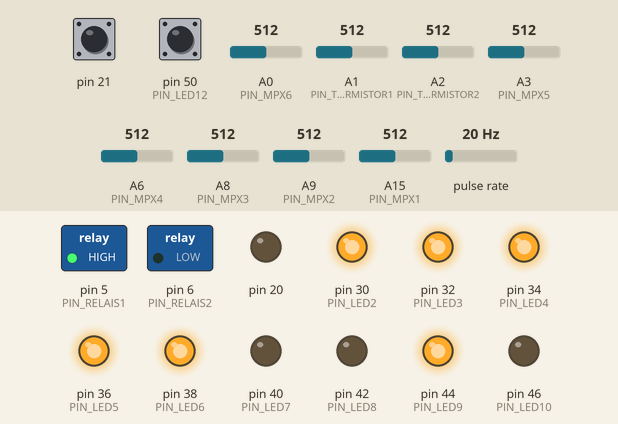
This sketch was run on a simulated Arduino Mega 2560, built with avr-gcc and run on an emulated ATmega2560. Parts: switched loads named in the sketch (green lamp = pin HIGH), output pins drawn as LEDs (lit = HIGH). Wiring (inferred from the names in the program): pulse sensor: data pin 3. The inputs (shaded band) are chosen by the test bench; at power-on: pulse rate 20 Hz, A0 (PIN_MPX6) = 512, A3 (PIN_MPX5) = 512, A1 (PIN_THERMISTOR1) = 512, pin 21 HIGH, pin 50 (PIN_LED12) HIGH, A2 (PIN_THERMISTOR2) = 512, A6 (PIN_MPX4) = 512, A8 (PIN_MPX3) = 512, A9 (PIN_MPX2) = 512, A15 (PIN_MPX1) = 512. What the sketch prints to the serial monitor is not drawn.

Above: at 4.9 s.
5.0 s: pulse rate (sensor on pin 3) set to 10 Hz
8.9 s: pulse rate (sensor on pin 3) set to 7 Hz
At 10.8 s:
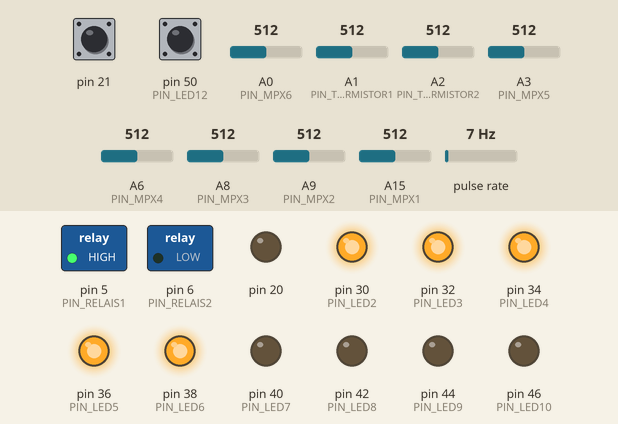
11.3 s: A0 (PIN_MPX6) set to 532
At 13.0 s:
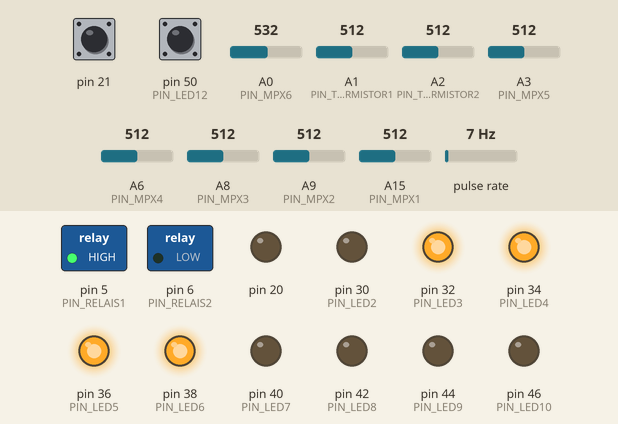
13.4 s: A3 (PIN_MPX5) set to 716
At 15.5 s:
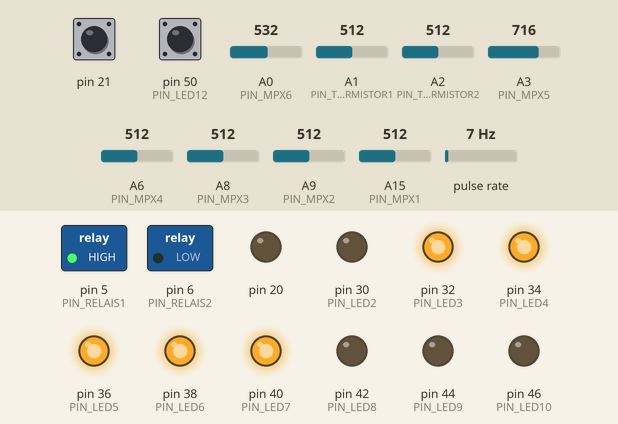
15.8 s: A1 (PIN_THERMISTOR1) set to 30
At 17.1 s:
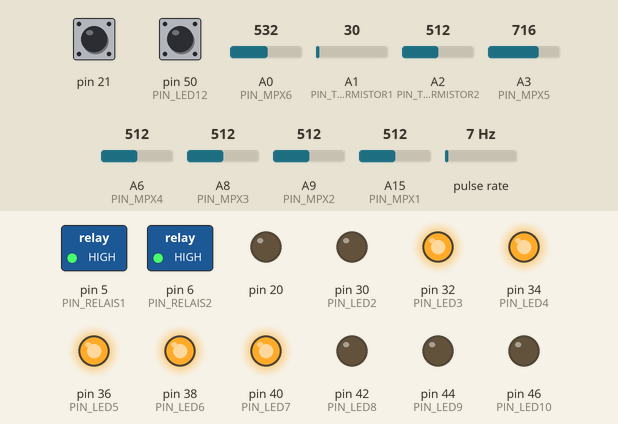
Timing chart, 0 to 18.6 s (numbered marks = the images above; inputs shaded):
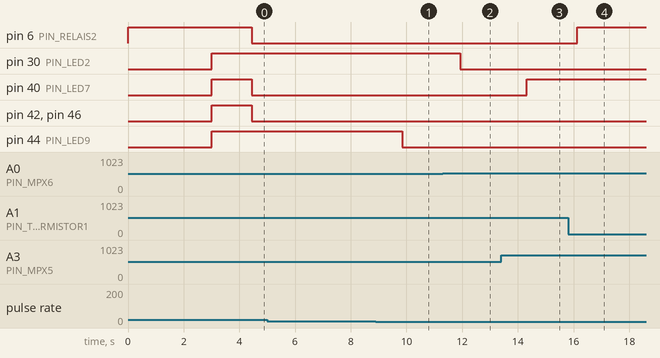

Measured:
- the behaviour switches between 9 and 8 Hz on pulse rate (sensor on pin 3) (found by bisection; images 0 and 1)
- the behaviour switches between 515 and 516 on A0 (PIN_MPX6) (found by bisection; images 1 and 2)
- after the input at 5.0 s, every drawn part: stays the same
- after the input at 8.9 s, pin 44 (PIN_LED9): HIGH → LOW after 0.95 s
- after the input at 11.3 s, pin 30 (PIN_LED2): HIGH → LOW after 0.64 s
- after the input at 13.4 s, pin 40 (PIN_LED7): LOW → HIGH after 0.93 s
- after the input at 15.8 s, pin 6 (PIN_RELAIS2): LOW → HIGH after 0.33 s

The sketch:

SensorWare.ino
```cpp
#define DEBUG

#include "Pins.h"
#include "PressureSensor.h"
#include "TempSensor.h"
#include "FlowSensor.h"
#include "BinarySensor.h"
#include <avr/wdt.h>

const float TEMP_MIN = 17;
const float TEMP_MAX = 24;

const int MAX_TIME_NONCRIT_NOTOKAY = 10; //Allows the LaserSaur to run x seconds without good noncritical/filter values

#define AMOUNT_SENSORS 10
Sensor* sensors[AMOUNT_SENSORS];

void setup() {
  digitalWrite(PIN_RELAIS1, HIGH);
  pinMode(PIN_RELAIS1, OUTPUT);
  digitalWrite(PIN_RELAIS2, HIGH);
  pinMode(PIN_RELAIS2, OUTPUT);

  Serial.begin(9600);
#ifdef DEBUG
  Serial.println("Init Sensors");
  delay(3000);
#endif
  initSensors();
}

boolean isOkay, isNoncritOkay;
int timeSinceNoncritOkay = 100;

void loop() {
  //Check if All Sensor Values are in range
  isOkay = true;
  isNoncritOkay = true;
  for (int i = 0; i <  AMOUNT_SENSORS; i++)
    if (!sensors[i]->evaluate()) {
      if(sensors[i]->isCritical()) {
        isOkay = false;
        isNoncritOkay = false;
      }else{
        isNoncritOkay = false;
      }
    }

  if(!isNoncritOkay) {
    if(++timeSinceNoncritOkay > MAX_TIME_NONCRIT_NOTOKAY)
      isOkay = false;
  } else {
    timeSinceNoncritOkay = 0;
  }


  //Set Status LED and relais'
  digitalWrite(PIN_LED1, isOkay);
  digitalWrite(PIN_RELAIS1, !isOkay);
  digitalWrite(PIN_RELAIS2, !shouldChillerRun(getSensorValue("T1"), getSensorValue("Flow")));

  //Print out values to Serial
  for (int i = 0; i < AMOUNT_SENSORS; i++)
    Serial.print(sensors[i]->printValue());
  Serial.print("  ");
  Serial.print(isOkay);
  Serial.print("\n");
  digitalWrite(PIN_LED12, !digitalRead(PIN_LED12));
  delay(100);

  wdt_reset();

}

int chillerTurnedOn = 0;
unsigned long lastTimeChillerActivated = millis();

boolean isChillerRunning = false;
boolean shouldChillerRun(float temperature, float flow) {
  if ((temperature < TEMP_MIN || flow < 0.01) && isChillerRunning) {
    Serial.print("Turning Chiller Off! Was running for ");
    Serial.print((millis() - lastTimeChillerActivated) / 1000);
    Serial.println("s");
    isChillerRunning = false;
  }
  if ((temperature > TEMP_MAX && flow > 0.01) && !isChillerRunning) {
    Serial.print("Turning Chiller On! For the ");
    Serial.print(chillerTurnedOn++);
    Serial.println(". time");
    isChillerRunning = true;
    lastTimeChillerActivated = millis();
  }
  return isChillerRunning;
}

float getSensorValue(String name) {
  for (int i = 0; i < AMOUNT_SENSORS; i++)
    if (sensors[i]->getName() == name)
      return sensors[i]->getValue();
  return 0; //TODO do better stuff
}

inline void initSensors() {
  pinMode(SDA, OUTPUT);
  digitalWrite(SDA, LOW);
  sensors[0] = new PressureSensor("G4", PIN_MPX6, 2.5476);
  sensors[0]->setLedPin(PIN_LED2);
  sensors[0]->setBounds(10, 1500, 5);
  sensors[0]->setNonCritical();

  sensors[1] = new PressureSensor("F7", PIN_MPX4, 2.5793);
  sensors[1]->setLedPin(PIN_LED3);
  sensors[1]->setBounds(-10, 3000, 10);
  sensors[1]->setNonCritical();

  sensors[2] = new PressureSensor("F9", PIN_MPX3, 2.5389);
  sensors[2]->setLedPin(PIN_LED4);
  sensors[2]->setBounds(15, 3000, 10);
  sensors[2]->setNonCritical();

  sensors[3] = new PressureSensor("H13", PIN_MPX2, 2.5538);
  sensors[3]->setLedPin(PIN_LED5);
  sensors[3]->setBounds(15, 7000, 10);
  sensors[3]->setNonCritical();

  sensors[4] = new PressureSensor("AK", PIN_MPX1, 2.5917);
  sensors[4]->setLedPin(PIN_LED6);
  sensors[4]->setBounds(15, 500, 10);
  sensors[4]->setNonCritical();

  sensors[5] = new PressureSensor("AirFlow", PIN_MPX5, 2.5587);
  sensors[5]->setLedPin(PIN_LED7);
  sensors[5]->setBounds(400, 1500, 100);
  sensors[5]->setAsFlow(3.14 * 0.075 * 0.075);
  sensors[5]->setNonCritical();

  sensors[6] = new TempSensor("T1", PIN_THERMISTOR1);
  sensors[6]->setLedPin(PIN_LED7);
  sensors[6]->setBounds(15, 30, 1);

  sensors[7] = new TempSensor("T2", PIN_THERMISTOR2);
  sensors[7]->setLedPin(PIN_LED8);
  sensors[7]->setBounds(15, 30, 1);

  sensors[8] = new FlowSensor("Flow", PIN_PULSE);
  sensors[8]->setLedPin(PIN_LED9);
  sensors[8]->setBounds(3, 10, 1);

  sensors[9] = new BinarySensor("Break", SCL);
  sensors[9]->setLedPin(PIN_LED10);
  sensors[9]->setBounds(0.5, 1.5, 0);
#ifdef DEBUG
  for (int i = 0; i < AMOUNT_SENSORS; i++)
    sensors[i]->init();
  Serial.println("");
#endif

  wdt_enable (WDTO_4S);
}
```

BinarySensor.h
```cpp
#include "Sensor.h"
#include <Arduino.h>

#ifndef BINARYSENSOR_H
#define BINARYSENSOR_H

class BinarySensor :  public Sensor {
  public:
    BinarySensor(String name, int pin) :
      Sensor(name, pin) {
    }

    void init() {
      pinMode(pin, INPUT);
      digitalWrite(pin, HIGH);
    }

    float meassure() {
      return digitalRead(pin);
    }

    String getUnit() {
      return "";
    }

    void setAsFlow(float area) {
    } //TODO rework
};

#endif
```

FlowSensor.h
```cpp
#include "Sensor.h"
#include <Arduino.h>

#ifndef FLOWSENSOR_H
#define FLOWSENSOR_H

unsigned long time;
uint32_t timePoints[2];

void ISR_FlowSensor() {
  timePoints[0] = timePoints[1];
  timePoints[1] = millis();
}

class FlowSensor : public Sensor {
  public:
    FlowSensor(String name, int pin) :
      Sensor(name, pin) {
      time = millis();
      digitalWrite(3, HIGH);
      attachInterrupt(1, ISR_FlowSensor, RISING);
      sei();
      //Serial.println("Flow: Interrupt enabled");
    }

    void init() {
    }

    float meassure() {
      value = 1.0 / (float)(timePoints[1] - timePoints[0]) * 1000.0;
      if (timePoints[0] == 0)
        value = 0;
      timePoints[0] = 0;
      timePoints[1] = 0;
      //value /= 169.0 * 60.0;
      return value;
    }

    String getUnit() {
      return "l/min"; //TODO get real unit m3/s
    }

    void setAsFlow(float area) {
    } //TODO rework
  private:
    float area;
};

#endif
```

PressureSensor.h
```cpp
#include "Sensor.h"
#include <Arduino.h>

#ifndef PRESSURESENSOR_H
#define PRESSURESENSOR_H

class PressureSensor : public Sensor {
  public:
    PressureSensor(String name, int pin, float zero) :
      Sensor(name, pin) {
      isFlow = false;
      pinMode(pin, INPUT);
      digitalWrite(pin, LOW);
      this->zero = zero;
    }
    void setAsFlow(float area) {
      isFlow = true;
      this->area = area;
    }

    void setAsDifferential() {
      isFlow = false;
    }

    String getUnit() {
      if (isFlow) {
        return "m3/h";
      }
      else {
        return "Pa";
      }
    }

    void init() {
      float nzero = 0;
      for (int i = 0; i < 1000; i++)
        nzero += analogRead(pin);
      nzero /= 1000.0;
      nzero *= 5.0 / 1024.0;
      zero = nzero;
      Serial.print(name);
      Serial.print(" zero: ");
      Serial.print(nzero, 4);
      Serial.print(" | ");
    }

    float meassure() {
      float value = 0;
      for (int i = 0; i < 1000; i++)
        value += analogRead(pin);
      value /= 1000.0;
      value *= 5.0 / 1024.0;
      value -= zero;
      value *= 1000;

      //for(int i = 1; i < 10; i++)
      //  lastValues[i-1] = lastValues[i];
      //lastValues[9] = value;

      if (isFlow)
        value = sqrt(abs(value) * 2.0 / 1.2041) * area * 3600.0;

      return abs(value);
    }

  private:
    boolean isFlow;
    float area;
    float zero;
    float lastValues[10];
};

#endif
```

Sensor.h
```cpp
#ifndef SENSOR_H
#define SENSOR_H
#include <Arduino.h>

class Sensor {

  protected:
    int pin;
    int ledpin;
    String name;
    float value;
    float higher, lower, hysterese;
    boolean isInRange;
    virtual float meassure() = 0;
    virtual String getUnit() = 0;
    boolean critical = true;
  public:
    Sensor() {
    }
    Sensor(String name, int pin) {
      this->name = name;
      this->pin = pin;
      this->ledpin = 13;
      this->isInRange = false;
      this->lower = 1000;
      this->higher = 0;
      this->hysterese = 0;
      this->critical = true;
    }

    void setLedPin(int ledpin) {
      this->ledpin = ledpin;
      pinMode(ledpin, OUTPUT);
      digitalWrite(ledpin, HIGH);
    }
    void setBounds(float lower, float higher, float hysterese) {
      this->lower = lower;
      this->higher = higher;
      this->hysterese = hysterese;
    }

    void setNonCritical() {
      this->critical = false;
    }

    String getName() {
      return this->name;
    }

    boolean isCritical() {
      return critical;
    }

    virtual void setAsFlow(float area) = 0; //fuck it

    virtual void init() = 0;
    float getValue() {
      return this->value;
    };

    String printValue() {
      String out = name;
      out += ":";
      float value = getValue();
      char buffer[8];
      dtostrf(value, 5, 2, buffer);
      out += buffer;
      out += getUnit();
      if (!isInRange) {
        out += "!";
      } else {
        out += " ";
      }
      out += " ";
      return out;
    }

    boolean evaluate() {
      float value = meassure();
      this->value = value;
      if (isInRange) {
        if (value > (higher + hysterese) || value < (lower - hysterese)) {
          isInRange = false;
          digitalWrite(ledpin, HIGH);
        }
      } else {
        if (value > (lower + hysterese) && value < (higher - hysterese)) {
          isInRange = true;
          digitalWrite(ledpin, LOW);
        }

      }
      return isInRange;
    }
};

#endif
```

TempSensor.h
```cpp
#include "Sensor.h"
#include <Arduino.h>

#ifndef TEMPSENSOR_H
#define TEMPSENSOR_H

#define STEINHART_A 0.001125308852122
#define STEINHART_B 0.000234711863267
#define STEINHART_C 0.000000085663516

class TempSensor :  public Sensor {
  public:
    int values[10];
    TempSensor(String name, int pin) :
      Sensor(name, pin) {
    }

    void init() {
    }

    float meassure() {
      int meass = 0;
      for(int i = 0; i < 16; i++)
        meass += analogRead(pin);
      meass /= 16;
      float value =  (float)meass * 5.0 / 1024.0; //U [V]
      value = (5.0 * 10.0e3) / value - 10.0e3; //R [ohm]
      value = 1.0 / (STEINHART_A + STEINHART_B * log(value) + STEINHART_C * log(value) * log(value) * log(value));
      value -= 273.15;
      return value;
    }

    String getUnit() {
      return "C";
    }

    void setAsFlow(float area) {
    } //TODO rework
};

#endif
```

Pins.h
```cpp
//Pins of the LaserSaur Sensorshield V1.2

#define PIN_LED1 28
#define PIN_LED2 30
#define PIN_LED3 32
#define PIN_LED4 34
#define PIN_LED5 36
#define PIN_LED6 38
#define PIN_LED7 40
#define PIN_LED8 42
#define PIN_LED9 44
#define PIN_LED10 46
#define PIN_LED11 48
#define PIN_LED12 50

#define PIN_MPX1 A15
#define PIN_MPX2 A9
#define PIN_MPX3 A8
#define PIN_MPX4 A6
#define PIN_MPX5 A3
#define PIN_MPX6 A0

#define PIN_RELAIS1 5
#define PIN_RELAIS2 6

#define PIN_THERMISTOR1 A1
#define PIN_THERMISTOR2 A2

#define PIN_PULSE 3
```
